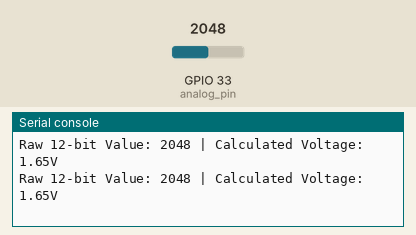
This program was run on a simulated ESP32 board running MicroPython. Shown: the last lines printed to the serial console. The test bench sets the inputs (shaded band); at power-on: GPIO 33 (analog_pin) = 2048 (analog values on the 0–4095 scale).

Above: at 1.2 s.
1.3 s: GPIO 33 (analog_pin) set to 2866
At 1.9 s:
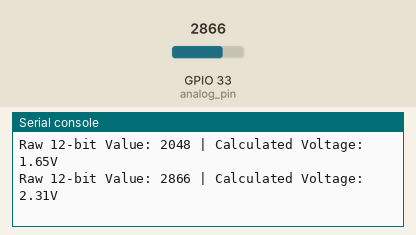
2.8 s: GPIO 33 (analog_pin) set to 3603
At 3.4 s:
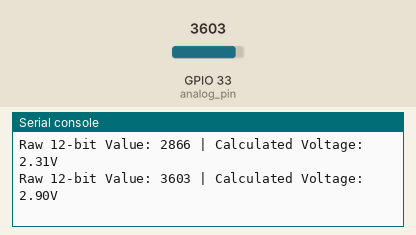
Timing chart, 0 to 5.8 s (numbered marks = the images above; inputs shaded):
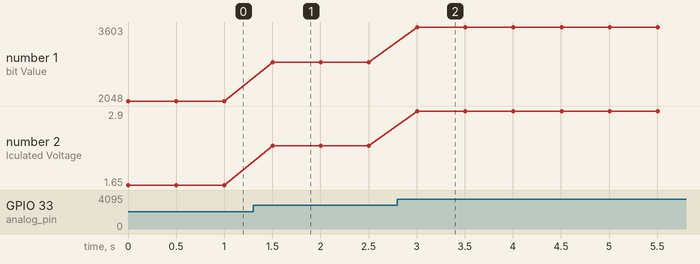

Measured:
- after the input at 1.3 s, the serial console: prints a new line after 0.20 s (image 1)
- after the input at 2.8 s, the serial console: prints a new line after 0.20 s (image 2)
- plotted number 1: 2048 → 2866 after the input at 1.3 s, 2866 → 3603 after the input at 2.8 s
- plotted number 2: 1.65 → 2.31 after the input at 1.3 s, 2.31 → 2.9 after the input at 2.8 s

The program:

analog_input.py
```python
import machine
import time

# Initialize Pin GPIO33=D33
analog_pin = machine.Pin(33)
adc = machine.ADC(analog_pin)

# Configure full range: 11dB attenuation scales the 0V - 3.3V range
# Note: In older MicroPython firmware versions, use: adc.atten(machine.ADC.ATTN_11DB)
adc.width(machine.ADC.WIDTH_12BIT)
adc.atten(machine.ADC.ATTN_11DB)

while True:

    # read_u16() reads the value as a 16-bit integer (0 to 65535)
    #raw_value = adc.read_u16()
    # Convert the 16-bit range directly to a voltage representation
    #voltage = raw_value * (3.3 / 65535.0)
    #print("Raw 16-bit Value: {} | Calculated Voltage: {:.2f}V".format(raw_value, voltage))

    # Native 12-bit read (Returns 0 to 4095)
    raw_12bit = adc.read()
    voltage = raw_12bit * (3.3 / 4095.0)
    print("Raw 12-bit Value: {} | Calculated Voltage: {:.2f}V".format(raw_12bit, voltage))

    time.sleep(0.5)
```
